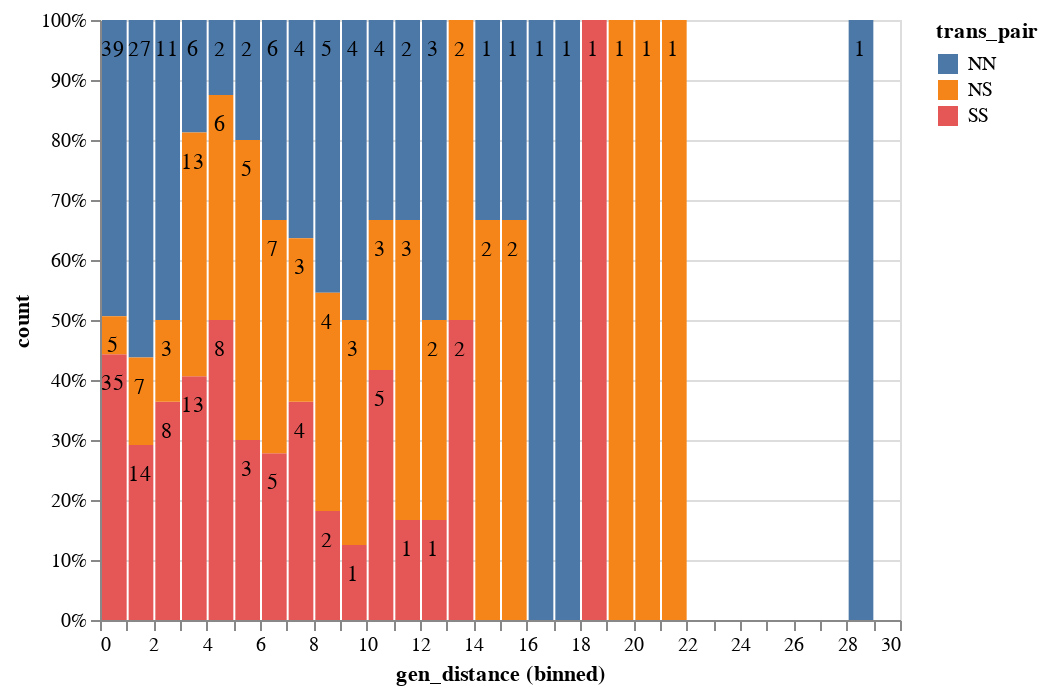

Notebook code cell kept with this figure:
### Code cell
chart = alt.Chart(distance_df).mark_bar().encode(
    alt.X('gen_distance', bin=alt.Bin(extent=[0, 30], step=1)), 
    alt.Color('trans_pair:N'),
    alt.Y("count()", stack="normalize", title='count')

)

text = alt.Chart(distance_df).mark_text(align='center', baseline='middle', dy = 15).encode(
    x=alt.X('gen_distance', bin=alt.Bin(extent=[0, 30], step=1)),
    y=alt.Y('count()', stack="normalize"),
    detail='trans_pair:N',
    text=alt.Text('count()')
)
chart + text

### Figure 1 — Vega-Lite specification as saved in the notebook (floating-point values rounded to 4 significant figures; data arrays with more than 128 entries replaced by an {"elided": "..."} marker saying what was removed)
{"config": {"view": {"continuousWidth": 400, "continuousHeight": 300}}, "layer": [{"mark": "bar", "encoding": {"color": {"type": "nominal", "field": "trans_pair"}, "x": {"type": "quantitative", "bin": {"extent": [0, 30], "step": 1}, "field": "gen_distance"}, "y": {"type": "quantitative", "aggregate": "count", "stack": "normalize", "title": "count"}}}, {"mark": {"type": "text", "align": "center", "baseline": "middle", "dy": 15}, "encoding": {"detail": {"type": "nominal", "field": "trans_pair"}, "text": {"type": "quantitative", "aggregate": "count"}, "x": {"type": "quantitative", "bin": {"extent": [0, 30], "step": 1}, "field": "gen_distance"}, "y": {"type": "quantitative", "aggregate": "count", "stack": "normalize"}}}], "data": {"name": "data-97a879f6e16564d580f0814e7f35bfbc"}, "$schema": "https://vega.github.io/schema/vega-lite/v4.8.1.json", "datasets": {"data-97a879f6e16564d580f0814e7f35bfbc": {"elided": "296 records"}}}
